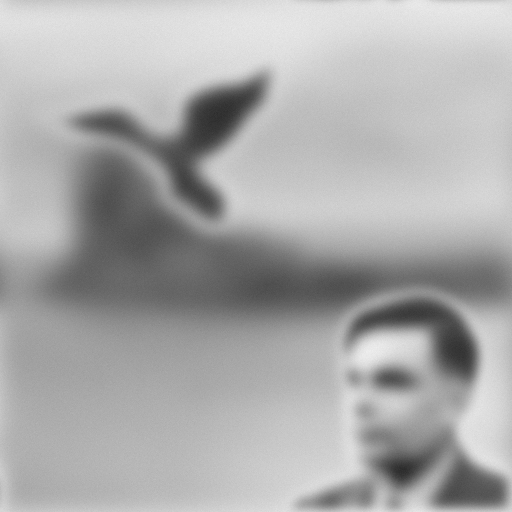
#> input picture DFB_artificial_dataset/im15_blurry.bmp, 512 x 512 px
$ python Deconvolution.py
#> lines starting #> are read from the running program, lines starting #| are printed output that depends on the picture; long printed decimals are rounded
### nt_toolbox/signal.py
import numpy as np
import pylab
import matplotlib.image as mpimg
import matplotlib.pyplot as plt
from scipy import ndimage
# signal.py: TODO: try to not make use of transform.resize
from skimage import transform

from . import general as nt

#from nt_toolbox.general import *

# [50 lines left out: functions bilinear_interpolate, cconv, div, not called in this run]

def gaussian_blur(f, sigma):

    """ gaussian_blur - gaussian blurs an image
    %
    %   M = perform_blurring(M, sigma, options);
    %
    %   M is the original data
    %   sigma is the std of the Gaussian blur (in pixels)
    %
    %   Copyright (c) 2007 Gabriel Peyre
    """
    if sigma<0:
        return;
    if sigma==0:
        return f;
    n = max(f.shape);
    t = np.concatenate( (np.arange(0,n/2+1), np.arange(-n/2,-1)) )
    [Y,X] = np.meshgrid(t,t)
    h = np.exp( -(X**2+Y**2)/(2.0*float(sigma)**2) )
    h = h/np.sum(h)
    return np.real( pylab.ifft2(pylab.fft2(f) * pylab.fft2(h)) )

# [10 lines left out: function grad, not called in this run]

def imageplot(f, str='', sbpt=[]):
    """
        Use nearest neighbor interpolation for the display.
    """
    if sbpt != []:
        plt.subplot(sbpt[0], sbpt[1], sbpt[2])
    imgplot = plt.imshow(f, interpolation='nearest')
    imgplot.set_cmap('gray')
    pylab.axis('off')
    if str != '':
        plt.title(str)

def load_image(name, n=-1, flatten=1, resc=1, grayscale=1):
    """
        Load an image from a file, rescale its dynamic to [0,1], turn it into a grayscale image
        and resize it to size n x n.
    """
#> called with name = 'DFB_artificial_dataset/im15_blurry.bmp', n = -1, flatten = 1, resc = 1, grayscale = 1
    f = plt.imread(name)
#> f is the input picture: shape (512, 512); min 43, max 238, mean 170.7
    # turn into normalized grayscale image
    if grayscale == 1:
        if (flatten==1) and np.ndim(f)>2:
            f = np.sum(f, axis=2)
    if resc==1:
        f = nt.rescale(f)
    # change the size of the image
    if n > 0:
        if np.ndim(f)==2:
            f = transform.resize(f, [n, n], 1)
        elif np.ndim(f)==3:
            f = transform.resize(f, [n, n, f.shape[2]], 1)
    return f

# [187 lines left out: functions perform_wavortho_transf, plot_wavelet, psnr, snr, subsampling, upsampling and 1 more, not called in this run]

### nt_toolbox/general.py
import numpy as np
import pylab
import matplotlib.image as mpimg
import matplotlib.pyplot as plt
from scipy import ndimage
# general.py TODO: try to not make use of transform.resize
from skimage import transform ## commented


# [51 lines left out: functions crop, circshift, circshift1d, clamp, not called in this run]

def rescale(f,a=0,b=1):
    """
        Rescale linearly the dynamic of a vector to fit within a range [a,b]
    """
#> called with a = 0, b = 1
    v = f.max() - f.min()
#> v = 195
    g = (f - f.min()).copy()
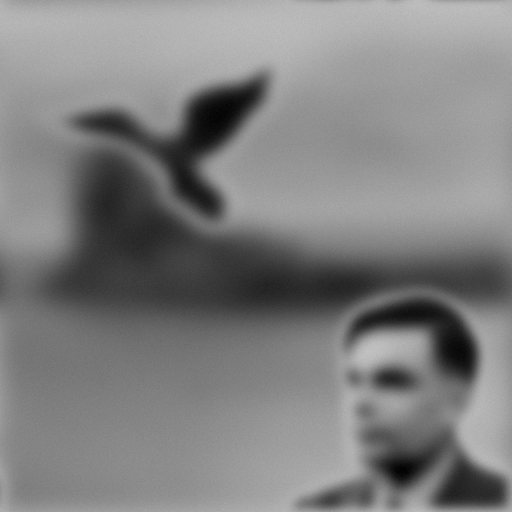
#> g: shape (512, 512); min 0, max 195, mean 127.7
    if v > 0:
        g = g / v
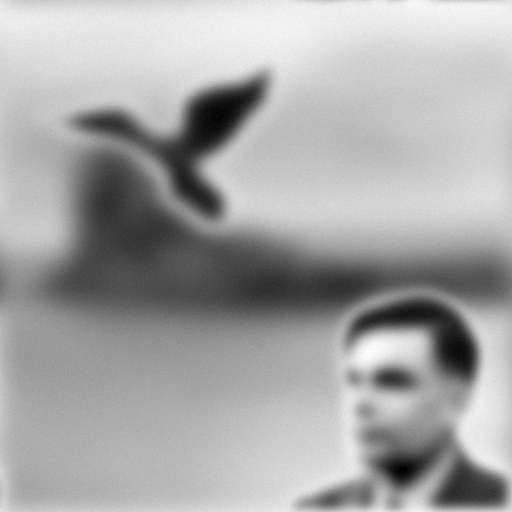
#> g: shape (512, 512) float64; min 0, max 1, mean 0.655
    return a + g*(b-a)

# [5 lines left out: function reverse, not called in this run]

### nt_toolbox/perform_wavelet_transf.py
import numpy as np

def perform_wavelet_transf(f, Jmin, dir, filter = "9-7",separable = 0, ti = 0):

    """""
    perform_wavelet_transf - peform fast lifting transform

    y = perform_wavelet_transf(x, Jmin, dir, filter = "9-7",separable = 0, ti = 0);

    Implement 1D and 2D symmetric wavelets with symmetric boundary treatements, using
    a lifting implementation.

    filter gives the coefficients of the lifting filter.
    You can use h='linear' or h='7-9' to select automatically biorthogonal
    transform with 2 and 4 vanishing moments.

    You can set ti=1 to compute a translation invariant wavelet transform.

    You can set separable=1 to compute a separable 2D wavelet
    transform.

    Copyright (c) 2008 Gabriel Peyre
    """

    #copy f
    x = np.copy(f)

    #convert Jmin to int
    Jmin = int(Jmin)

    # detect dimensionality
    d = np.ndim(x)
    # P/U/P/U/etc the last coefficient is scaling
    if filter in ["linear","5-3"]:
        h = [1/2, 1/4, np.sqrt(2)]

    elif filter in ["9-7","7-9"]:
        h = [1.586134342, -.05298011854, -.8829110762, .4435068522, 1.149604398]

    else:
        raise ValueError('Unknown filter')

    if d == 2 and separable == 1:
        ti = 0
        if ti == 1:
            wrn.warning("Separable does not works for translation invariant transform")

        # perform a separable wavelet transform
        n = np.shape(x)[0]
        if dir == 1:
            for i in range(n):
                x[:,i] = perform_wavelet_transf(x[:,i], Jmin, dir, filter, separable, ti)
            for i in range(n):
                x[i,:] = np.transpose(perform_wavelet_transf(np.transpose(x[i,:]), Jmin, dir, filter, separable, ti))
        else:
            for i in range(n):
                x[i,:] = np.transpose(perform_wavelet_transf(np.transpose(x[i,:]), Jmin, dir, filter, separable, ti))
            for i in range(n):
                x[:,i] = perform_wavelet_transf(x[:,i], Jmin, dir, filter, separable, ti)


    # number of lifting steps
    if np.ndim(x) == 1:
        n = len(x)
    else:
        n = np.shape(x)[1]
    m = (len(h)-1)//2
    Jmax = int(np.log2(n)-1)
    jlist = range(Jmax,Jmin-1,-1)

    if dir == -1:
        jlist = range(Jmin,Jmax+1,1)

    if ti == 0:
        # subsampled
        for j in jlist:
            if d == 1:
                x[:2**(j+1),:] = lifting_step(x[:2**(j+1)], h, dir)
            else:
                x[:2**(j+1),:2**(j+1)] = lifting_step(x[:2**(j+1),:2**(j+1)], h, dir)
                x[:2**(j+1),:2**(j+1)] = np.transpose(lifting_step(np.transpose(x[:2**(j+1),:2**(j+1)]), h, dir))

    else:
        # TI
        nJ = Jmax - Jmin + 1
        if dir == 1 and d == 1:
            x = np.tile(x,(nJ + 1,1,1))
        elif dir == 1 and d == 2:
            x = np.tile(x,(3*nJ + 1,1,1))
        #elif dir == 1:
        #    x = np.tile(x,(1,1,1))
        for j in jlist:
            dist = 2**(Jmax - j)

            if d == 1:
                if dir == 1:
                    x[:(j-Jmin+2),:,:] = lifting_step_ti(x[0,:,:], h, dir, dist)
                else:
                    x[0,:,:] = lifting_step_ti(x[:(j-Jmin+2),:,:], h, dir, dist)
            else:
                dj = 3*(j-Jmin)

                if dir == 1:
                    x[[0,dj+1],:,:] = lifting_step_ti(x[0,:,:], h, dir, dist)

                    x[[0,dj+2],:,:] = lifting_step_ti(np.transpose(x[0,:,:]), h, dir, dist)
                    x[0,:,:] = np.transpose(x[0,:,:])
                    x[dj+2,:,:] = np.transpose(x[dj+2,:,:])

                    x[[1+dj,3+dj],:,:] = lifting_step_ti(np.transpose(x[dj+1,:,:]), h, dir, dist)
                    x[dj+1,:,:] = np.transpose(x[dj+1,:,:])
                    x[dj+3,:,:] = np.transpose(x[dj+3,:,:])
                else:

                    x[dj+1,:,:] = np.transpose(x[dj+1,:,:])
                    x[dj+3,:,:] = np.transpose(x[dj+3,:,:])

                    x[dj+1,:,:] = np.transpose(lifting_step_ti(x[[1+dj, 3+dj],:,:], h, dir, dist))

                    x[0,:,:] = np.transpose(x[0,:,:])
                    x[dj+2,:,:] = np.transpose(x[dj+2,:,:])
                    x[0,:,:] = np.transpose(lifting_step_ti(x[[0,dj+2],:,:], h, dir, dist))

                    x[0,:,:] = lifting_step_ti(x[[0,dj+1],:,:], h, dir, dist)

        if dir == -1:
            x = x[0,:,:]

    return x

###########################################################################
###########################################################################
###########################################################################

# [32 lines left out: function lifting_step, not called in this run]

###########################################################################
###########################################################################
###########################################################################
def lifting_step_ti(x0, h, dir, dist):

    #copy x
    x = np.copy(x0)

    # number of lifting steps
    m = (len(h) - 1)//2
    n = np.shape(x[0])[0]

    s1 = np.arange(1, n+1) + dist
    s2 = np.arange(1, n+1) - dist

    # boundary conditions
    s1[s1 > n] = 2*n - s1[s1 > n]
    s1[s1 < 1] = 2   - s1[s1 < 1]

    s2[s2 > n] = 2*n - s2[s2 > n]
    s2[s2 < 1] = 2   - s2[s2 < 1]

    #indices in python start from 0
    s1 = s1 - 1
    s2 = s2 - 1

    if dir == 1:
        # split
        d = x
        for i in range(m):
            if np.ndim(x) == 2 :
                x = np.tile(x,(1,1,1))
            d = d - h[2*i]   * (x[:,s1,:] + x[:,s2,:])
            x = x + h[2*i+1] * (d[:,s1,:] + d[:,s2,:])

        #merge
        x = np.concatenate((x*h[-1],d/h[-1]))

    else:
        # retrieve detail coefs

        d = x[1,:,:]*h[-1]
        x = x[0,:,:]/h[-1]

        for i in range(m,0,-1):
            x = x - h[2*i-1] * (d[s1,:] + d[s2,:])
            d = d + h[2*i-2] * (x[s1,:] + x[s2,:])

        # merge
        x = (x + d)/2

    return x

### Deconvolution.py
import numpy as np
import matplotlib.pyplot as plt
import pywt
import pylab

from nt_toolbox.general import *
from nt_toolbox.signal import *
from nt_toolbox.perform_wavelet_transf import *
"""
    Load an image and solve the inverse problem
"""

def SSD(x,y):
    """ Sum of square differences """
    return np.sum((x-y)**2)

def L1L2(fSpars):
	#Blind Deconvolution Using a Normalized Sparsity Measure by Krishnan, Tay and Fergus
	#L1/L2
    Grad = lambda f: (np.abs(f[:,0:-1]-f[:,1:]), np.abs(f[0:-1,:]-f[1:,:]))
    G = Grad(fSpars)#gradient of the image solution along x and y
    L1 = np.sum(np.abs(G[0]))+np.sum(np.abs(G[1]))
    L2 = np.sqrt(np.sum(G[0]**2)+np.sum(G[1]**2))

    return L1/L2

def BlurredLaplacian(f,r):
    k = np.zeros(f.shape)
    k[0,0] = -4; k[0,-1] = 1; k[-1,0] = 1; k[0,1] = 1; k[1,0] = 1;
    k = gaussian_blur(k,r)
    return np.real( pylab.ifft2(pylab.fft2(f) * pylab.fft2(k)) )

# [16 lines left out: functions correlation_transform, whiteness, not called in this run]

def deconvolution(f0, kernel, scale, options, lmbd=0.01):

    # define wavelet transform and inverse wavelet transform functions
    PsiS = lambda f: perform_wavelet_transf(f,3, +1, ti=1)
    Psi  = lambda a:  perform_wavelet_transf(a,3, -1,ti=1)

    #define the soft threshold function applied in the wavelet domain for the optimization
    SoftThresh = lambda x,T: np.multiply(x,np.maximum(0, 1-np.divide(T,np.maximum(np.abs(x),1e-10))))
    SoftThreshPsi = lambda f,T: Psi(SoftThresh(PsiS(f), T))

    #the linear blur operation
    Phi = lambda x: kernel(x, scale)

    #optimization
    #lmbd = 0.01
    tau = 1.5
    niter = 20
    a = PsiS(f0)
    for iter in range(niter):
        #if(options['verbose']): print(cost(f0, Psi(a), Phi))

        #gradient step
        a = np.add(a, tau*PsiS(Phi(f0-Phi(Psi(a)))))
        #soft-threshold step
        a = SoftThresh(a, lmbd*tau )

    return Psi(a)

# [18 lines left out: function deconvolution_adaptativeLambda, not called in this run]

def deconvolution_unknown_scale(f, kernel, options):
    scales = np.linspace(0.1,15,20)

    J = np.zeros(scales.shape)

    '''
    #first version
    for i, scale in enumerate(scales):
        #test ith scale
        fSpars = deconvolution(f, kernel, scale, options)
        J[i] = L1L2(fSpars)


        if(options['verbose']): print('Cost for scale %f : %f' % (scale, J[i]))

    #show J results
    if(options['verbose']):
        plt.figure()
        plt.plot(scales,J,'o')
        plt.title('$L_1/L_2$ cost')
        plt.xlabel('$\sigma$')
        plt.ylabel('$L_1/L_2( I(\sigma) )$')
        plt.show()
    '''

    for i,scale in enumerate(scales):
        fL = BlurredLaplacian(f0, scale)
        J[i] = L1L2(fL)
        '''
        print(J[i])
        imageplot(fL)
        plt.show()'''
#> this loop made 20 passes
#> pass 1, in deconvolution_unknown_scale, `fL = BlurredLaplacian(f0, scale)`:
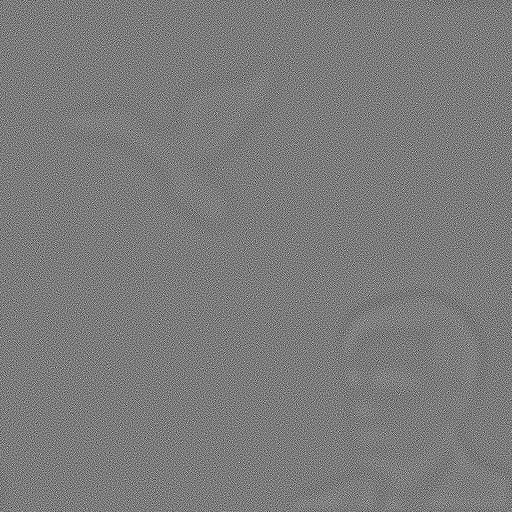
#> fL: shape (512, 512) float64; min -0.185, max 0.195, mean -5.82e-16; drawn with min black and max white
#> pass 3, in deconvolution_unknown_scale, `fL = BlurredLaplacian(f0, scale)`:
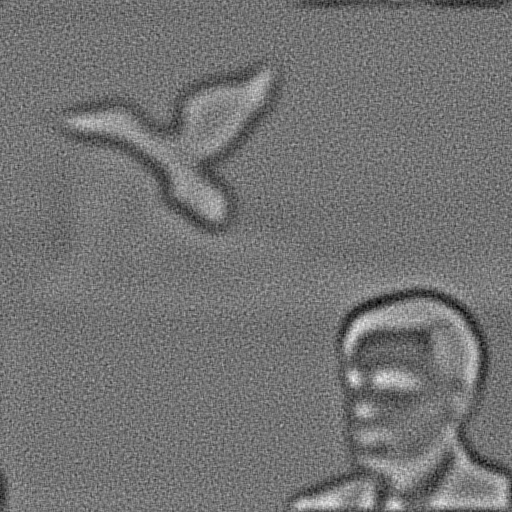
#> fL: shape (512, 512) float64; min -0.0122, max 0.0147, mean -3.64e-17; drawn with min black and max white
#> after the loop:
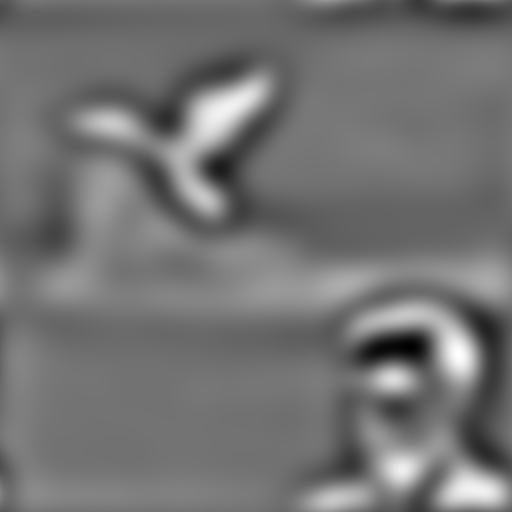
#> fL: shape (512, 512) float64; min -0.00137, max 0.00165, mean 2.54e-20; drawn with min black and max white
#> after the loop, J = 20 values, max 576.7 at index 2, min 339.8 at index 8, mean 412.2

    #optimal scale
    scale = scales[np.argmin(J)]
#> scale = 6.37
    if(options['verbose']): print('Optimal scale : %f' % scale)
#| Optimal scale : 6.374

    fSpars = deconvolution(f, kernel, scale, options)
#> in deconvolution, `return Psi(a)`:
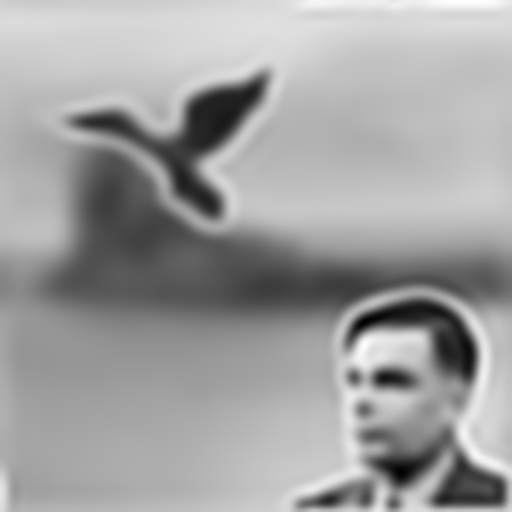
#> returned value: shape (512, 512) float64; min -0.111, max 1.1, mean 0.655; drawn with min black and max white

    return fSpars

# [7 lines left out: function circular_blur, not called in this run]


f0 = load_image("DFB_artificial_dataset/im15_blurry.bmp")

options = {}
options['verbose'] = True


fSpars = deconvolution_unknown_scale(f0, gaussian_blur, options)

#scale = 4.6
#fSpars = deconvolution_adaptativeLambda(f0, gaussian_blur, scale, options)
#fSpars = deconvolution(f0, gaussian_blur, scale, options)

if False:
    radius = 6
    ftrue = load_image("DFB_artificial_dataset/im2_original.bmp")
    fSpars2 = deconvolution(f0, circular_blur, radius, options)
    blindSSD = SSD(fSpars,ftrue)
    nonBlindSSD = SSD(fSpars2,ftrue)
    errorRatio = nonBlindSSD/blindSSD
    print("Error ratio : " + str(errorRatio))


#show blurred image
plt.figure(figsize=(9,5))
plt.subplot(121)
imageplot(f0, 'Image')

#show result
plt.subplot(122)
imageplot(fSpars, 'Image Deconvoluted')
plt.show()
